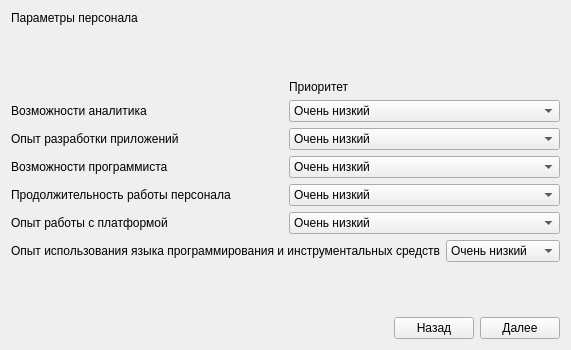
      <widget class="QWidget" name="tab">
       <attribute name="title">
        <string>МТ (Детал.)</string>
       </attribute>
       <layout class="QVBoxLayout" name="verticalLayout">
        <item>
         <widget class="QLabel" name="label_26">
          <property name="text">
           <string>Параметры персонала</string>
          </property>
         </widget>
        </item>
        <item>
         <spacer name="verticalSpacer_9">
          <property name="orientation">
           <enum>Qt::Vertical</enum>
          </property>
          <property name="sizeHint" stdset="0">
           <size>
            <width>20</width>
            <height>49</height>
           </size>
          </property>
         </spacer>
        </item>
        <item>
         <layout class="QHBoxLayout" name="horizontalLayout_23">
          <item>
           <widget class="QLabel" name="label_24">
            <property name="text">
             <string/>
            </property>
           </widget>
          </item>
          <item>
           <widget class="QLabel" name="label_25">
            <property name="text">
             <string>Приоритет</string>
            </property>
           </widget>
          </item>
         </layout>
        </item>
        <item>
         <layout class="QHBoxLayout" name="horizontalLayout_22">
          <item>
           <widget class="QLabel" name="label_23">
            <property name="text">
             <string>Возможности аналитика</string>
            </property>
           </widget>
          </item>
          <item>
           <widget class="QComboBox" name="comboBox_14">
            <item>
             <property name="text">
              <string>Очень низкий</string>
             </property>
            </item>
            <item>
             <property name="text">
              <string>Низкий</string>
             </property>
            </item>
            <item>
             <property name="text">
              <string>Средний</string>
             </property>
            </item>
            <item>
             <property name="text">
              <string>Высокий</string>
             </property>
            </item>
            <item>
             <property name="text">
              <string>Очень высокий</string>
             </property>
            </item>
           </widget>
          </item>
         </layout>
        </item>
        <item>
         <layout class="QHBoxLayout" name="horizontalLayout_27">
          <item>
           <widget class="QLabel" name="label_29">
            <property name="text">
             <string>Опыт разработки приложений</string>
            </property>
           </widget>
          </item>
          <item>
           <widget class="QComboBox" name="comboBox_17">
            <item>
             <property name="text">
              <string>Очень низкий</string>
             </property>
            </item>
            <item>
             <property name="text">
              <string>Низкий</string>
             </property>
            </item>
            <item>
             <property name="text">
              <string>Средний</string>
             </property>
            </item>
            <item>
             <property name="text">
              <string>Высокий</string>
             </property>
            </item>
            <item>
             <property name="text">
              <string>Очень высокий</string>
             </property>
            </item>
           </widget>
          </item>
         </layout>
        </item>
        <item>
         <layout class="QHBoxLayout" name="horizontalLayout_21">
          <item>
           <widget class="QLabel" name="label_22">
            <property name="text">
             <string>Возможности программиста</string>
            </property>
           </widget>
          </item>
          <item>
           <widget class="QComboBox" name="comboBox_13">
            <item>
             <property name="text">
              <string>Очень низкий</string>
             </property>
            </item>
            <item>
             <property name="text">
              <string>Низкий</string>
             </property>
            </item>
            <item>
             <property name="text">
              <string>Средний</string>
             </property>
            </item>
            <item>
             <property name="text">
              <string>Высокий</string>
             </property>
            </item>
            <item>
             <property name="text">
              <string>Очень высокий</string>
             </property>
            </item>
           </widget>
          </item>
         </layout>
        </item>
        <item>
         <layout class="QHBoxLayout" name="horizontalLayout_26">
          <item>
           <widget class="QLabel" name="label_28">
            <property name="text">
             <string>Продолжительность работы персонала</string>
            </property>
           </widget>
          </item>
          <item>
           <widget class="QComboBox" name="comboBox_16">
            <item>
             <property name="text">
              <string>Очень низкий</string>
             </property>
            </item>
            <item>
             <property name="text">
              <string>Низкий</string>
             </property>
            </item>
            <item>
             <property name="text">
              <string>Средний</string>
             </property>
            </item>
            <item>
             <property name="text">
              <string>Высокий</string>
             </property>
            </item>
            <item>
             <property name="text">
              <string>Очень высокий</string>
             </property>
            </item>
           </widget>
          </item>
         </layout>
        </item>
        <item>
         <layout class="QHBoxLayout" name="horizontalLayout_28">
          <item>
           <widget class="QLabel" name="label_30">
            <property name="text">
             <string>Опыт работы с платформой</string>
            </property>
           </widget>
          </item>
          <item>
           <widget class="QComboBox" name="comboBox_18">
            <item>
             <property name="text">
              <string>Очень низкий</string>
             </property>
            </item>
            <item>
             <property name="text">
              <string>Низкий</string>
             </property>
            </item>
            <item>
             <property name="text">
              <string>Средний</string>
             </property>
            </item>
            <item>
             <property name="text">
              <string>Высокий</string>
             </property>
            </item>
            <item>
             <property name="text">
              <string>Очень высокий</string>
             </property>
            </item>
           </widget>
          </item>
         </layout>
        </item>
        <item>
         <layout class="QHBoxLayout" name="horizontalLayout_25">
          <item>
           <widget class="QLabel" name="label_27">
            <property name="text">
             <string>Опыт использования языка программирования и инструментальных средств</string>
            </property>
           </widget>
          </item>
          <item>
           <widget class="QComboBox" name="comboBox_15">
            <item>
             <property name="text">
              <string>Очень низкий</string>
             </property>
            </item>
            <item>
             <property name="text">
              <string>Низкий</string>
             </property>
            </item>
            <item>
             <property name="text">
              <string>Средний</string>
             </property>
            </item>
            <item>
             <property name="text">
              <string>Высокий</string>
             </property>
            </item>
            <item>
             <property name="text">
              <string>Очень высокий</string>
             </property>
            </item>
           </widget>
          </item>
         </layout>
        </item>
        <item>
         <spacer name="verticalSpacer_10">
          <property name="orientation">
           <enum>Qt::Vertical</enum>
          </property>
          <property name="sizeHint" stdset="0">
           <size>
            <width>20</width>
            <height>49</height>
           </size>
          </property>
         </spacer>
        </item>
        <item>
         <layout class="QHBoxLayout" name="horizontalLayout_24">
          <item>
           <spacer name="horizontalSpacer_6">
            <property name="orientation">
             <enum>Qt::Horizontal</enum>
            </property>
            <property name="sizeHint" stdset="0">
             <size>
              <width>40</width>
              <height>20</height>
             </size>
            </property>
           </spacer>
          </item>
          <item>
           <widget class="QPushButton" name="pushButton_9">
            <property name="text">
             <string>Назад</string>
            </property>
           </widget>
          </item>
          <item>
           <widget class="QPushButton" name="pushButton_10">
            <property name="text">
             <string>Далее</string>
            </property>
           </widget>
          </item>
         </layout>
        </item>
       </layout>
      </widget>
